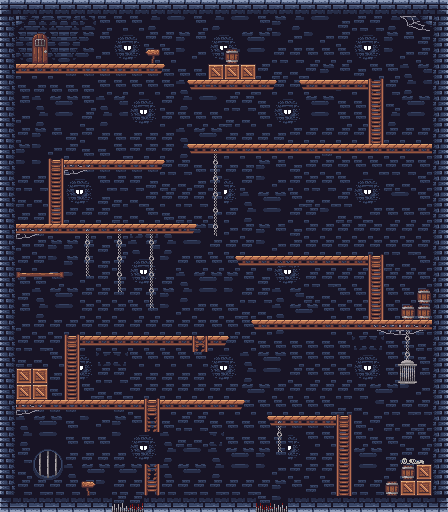

This game map was drawn from its Tiled (.tmx) file and the tilesets committed beside it. A one-line description and the trimmed map source follow:
An orthogonal 28x32 tile map with 16x16 px tiles, 5 tile layers (Background, Scatter, ScatterBG, Platforms, ...), 3 tilesets and 39 objects (19x platform, 12x Ladder, 3x floor, 2x wall, 2x spikes).

<map version="1.10" tiledversion="1.12.1" orientation="orthogonal" renderorder="left-up" width="28" height="32" tilewidth="16" tileheight="16" infinite="0" nextlayerid="19" nextobjectid="69">
 <tileset firstgid="1" name="Dungeon Tile Set" tilewidth="8" tileheight="8" tilecount="1080" columns="30">
  <image source="Dungeon Tile Set.png" width="240" height="288" />
 </tileset>
 <tileset firstgid="1081" name="New Tile Set" tilewidth="16" tileheight="16" tilecount="270" columns="15">
  <image source="Dungeon Tile Set.png" width="240" height="288" />
 </tileset>
 <tileset firstgid="1351" source="New Tile Set.tsx" />
 <layer id="1" name="Background" width="28" height="32">
  <data>[896 cells, 896 non-empty, 30 distinct tile ids]</data>
 </layer>
 <layer id="17" name="Scatter" width="28" height="32">
  <data>[896 cells, 115 non-empty, 28 distinct tile ids]</data>
 </layer>
 <layer id="18" name="ScatterBG" width="28" height="32">
  <data>[896 cells, 7 non-empty, 2 distinct tile ids]</data>
 </layer>
 <layer id="16" name="Platforms" width="28" height="32">
  <data>[896 cells, 233 non-empty, 20 distinct tile ids]</data>
 </layer>
 <layer id="9" name="Ladders" width="28" height="32">
  <data>[896 cells, 32 non-empty, 5 distinct tile ids]</data>
 </layer>
 <objectgroup id="7" name="Platforms" visible="0">
  <object id="6" name="platform" x="268.564" y="418.602" width="81.858" height="6.00391" />
  <object id="8" name="floor" x="0" y="497.872" width="111.103" height="14.0034" />
  <object id="9" name="floor" x="145.611" y="498.372" width="110.198" height="13.5033" />
  <object id="10" name="floor" x="289.4" y="497.872" width="159.21" height="14.0034" />
  <object id="11" name="wall" x="434.856" y="0" width="13.0032" height="496.121" />
  <object id="12" name="wall" x="0.250061" y="0" width="13.0032" height="497.622" />
  <object id="19" name="platform" x="14.8366" y="402.348" width="228.811" height="7.33724" />
  <object id="21" name="platform" x="66.0991" y="338.333" width="166.541" height="7.00391" />
  <object id="23" name="platform" x="253.147" y="322.329" width="181.209" height="6.00391" />
  <object id="24" name="platform" x="236.142" y="258.313" width="145.2" height="6.67057" />
  <object id="26" name="platform" x="13.753" y="226.305" width="183.213" height="6.67057" />
  <object id="27" name="platform" x="50.4287" y="162.956" width="112.282" height="5.33724" />
  <object id="28" name="platform" x="189.378" y="146.369" width="245.229" height="6.00391" />
  <object id="29" name="platform" x="301.492" y="82.2701" width="79.8519" height="7.33724" />
  <object id="30" name="platform" x="190.131" y="81.6031" width="82.5211" height="7.33724" />
  <object id="31" name="platform" x="208.709" y="65.125" width="45.584" height="13.75" />
  <object id="32" name="platform" x="401.849" y="306.988" width="32.0088" height="15.0069" />
  <object id="33" name="platform" x="400.264" y="466.196" width="33.9263" height="31.5077" />
  <object id="34" name="platform" x="385.675" y="482.865" width="14.0081" height="14.8399" />
  <object id="35" name="platform" x="13.836" y="370.008" width="31.8426" height="32.0076" />
  <object id="36" name="platform" x="13.7527" y="66.2662" width="145.206" height="6.67057" />
  <object id="59" name="platform" x="14.1665" y="272.708" width="49.6253" height="4.75" />
  <object id="67" name="platform" x="224.996" y="50.7311" width="14.0992" height="14.2955" />
  <object id="68" name="platform" x="416.746" y="291.747" width="17.2588" height="15.0069" />
 </objectgroup>
 <objectgroup id="13" name="Spikes" visible="0">
  <object id="56" name="spikes" x="112.875" y="503.104" width="29.5" height="9.25" />
  <object id="57" name="spikes" x="257.25" y="502.354" width="28.875" height="9.625" />
 </objectgroup>
 <objectgroup id="12" name="Ladders">
  <object id="47" name="Ladder" x="336.43" y="417.81" width="15.2863" height="77.8493" />
  <object id="48" name="Ladder" x="144.51" y="459.207" width="29.1615" height="38.2748" />
  <object id="49" name="Ladder" x="368.839" y="256.475" width="15.1615" height="63.748" />
  <object id="50" name="Ladder" x="368.837" y="79.5835" width="13.8282" height="63.748" />
  <object id="51" name="Ladder" x="64.5599" y="336.389" width="15.1615" height="62.4147" />
  <object id="52" name="Ladder" x="144.543" y="231.718" width="14.2883" height="74.7266" />
  <object id="53" name="Ladder" x="79.437" y="236.384" width="16.2883" height="39.7327" />
  <object id="54" name="Ladder" x="110.407" y="234.323" width="16.5378" height="58.6876" />
  <object id="55" name="Ladder" x="206.469" y="154.963" width="18.9549" height="79.1008" />
  <object id="58" name="Ladder" x="47.6667" y="160.943" width="17.2238" height="62.0599" />
  <object id="61" name="Ladder" x="192.972" y="336.301" width="14.0388" height="18.6295" />
  <object id="62" name="Ladder" x="273.083" y="419.245" width="13.8517" height="34.7971" />
 </objectgroup>
 <objectgroup id="14" name="WinZone" visible="0">
  <object id="64" x="29.9583" y="29.5833" width="22" height="34.9583" />
 </objectgroup>
</map>
